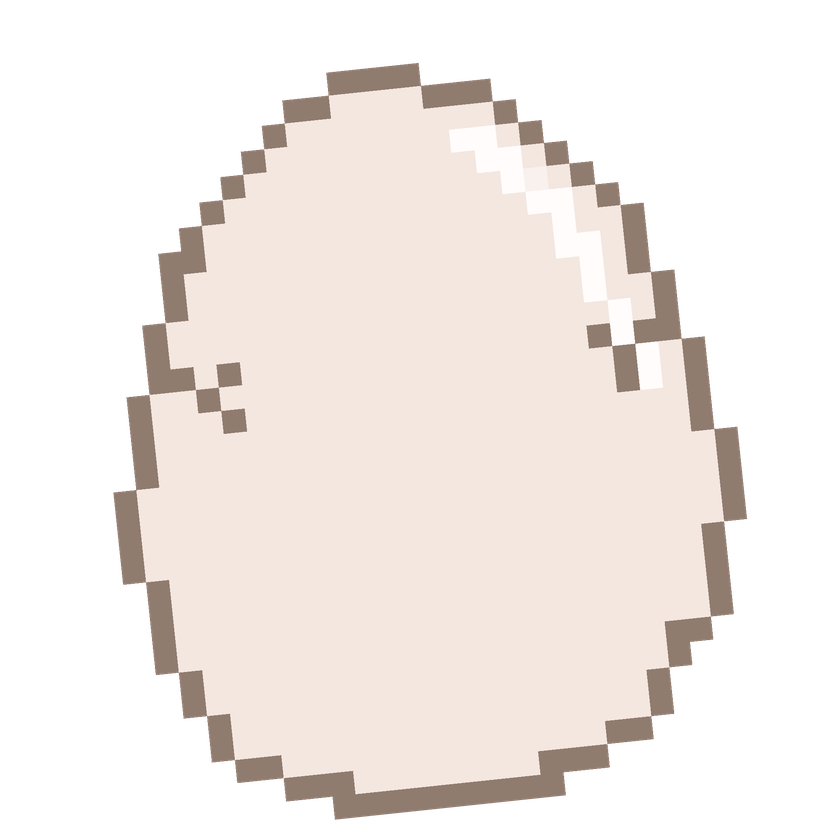
#> input picture assets/image2.png, 840 x 840 px, shrunk from 2000 x 2000 before the run
$ python create_gif.py
#> lines starting #> are read from the running program, lines starting #| are printed output that depends on the picture
import imageio.v3 as iio

paths = ['./assets/image2.png',
          './assets/image3.png',
          './assets/image4.png',
          './assets/image5.png']

images = []

for path in paths:
    images.append(iio.imread(path))

iio.imwrite('chicken.gif', images, duration = 300, loop = 0)
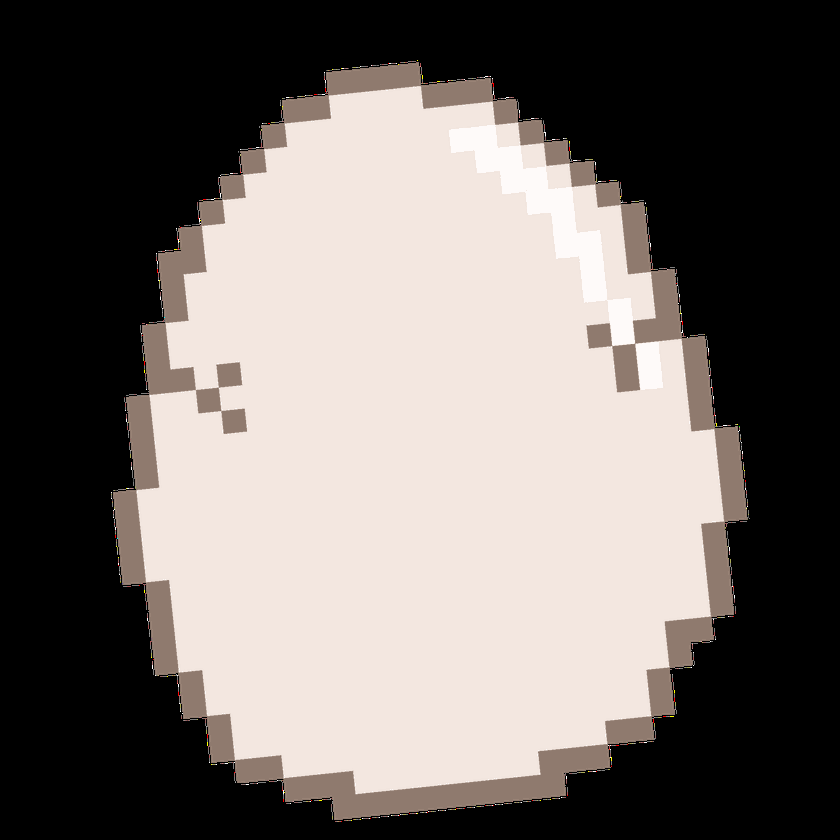
#> saved as chicken.gif: shape (840, 840, 3); mean R, G, B 115.9, 109.2, 105.3
